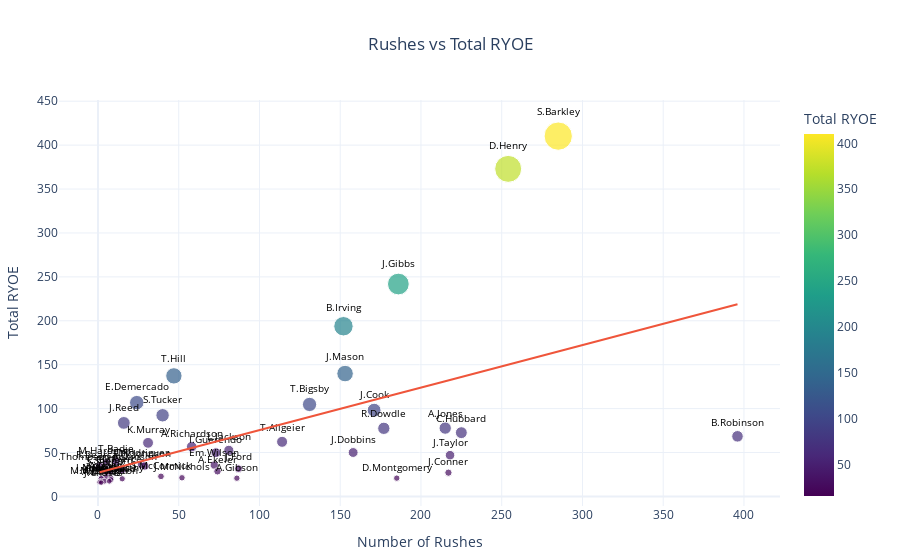

The cell this chart's notebook holds for it:
### Code cell
# Cell [24]: Scatter Plot of Rushes vs Total RYOE with Labels and Export

import plotly as plt

     # Select top 50 rushers for clarity (adjust as needed)
top_rushers = ryoe_summary.head(50)

     # Create the scatter plot with labels
fig = plt.express.scatter(
         top_rushers,
         x='rushes',
         y='total_ryoe',
         title='Rushes vs Total RYOE',
         labels={
             'rushes': 'Number of Rushes',
             'total_ryoe': 'Total RYOE'
         },
         hover_data=['rusher_player_name'],
         color='total_ryoe',
         size='total_ryoe',
         color_continuous_scale='Viridis',
         trendline='ols',       # Adds a regression trendline (optional)
         text='rusher_player_name'  # Adds labels to each data point
     )

     # Update layout for better aesthetics and label positioning
fig.update_traces(
         textposition='top center',  # Positioning the labels above the points
         textfont=dict(
             size=10,
             color='black'
         )
     )

fig.update_layout(
         template='plotly_white',
         margin=dict(l=50, r=50, t=100, b=50),
         xaxis=dict(title='Number of Rushes'),
         yaxis=dict(title='Total RYOE'),
         title=dict(
             x=0.5,  # Center the title
             xanchor='center'
         )
     )

     # Display the plot
fig.show()

     # Save the plot as a PNG image
fig.write_image("rushes_vs_total_ryoe_scatter.png")

### Figure 1 — Plotly figure (JSON) as saved in the notebook; plotly's stock layout.template omitted (floating-point values rounded to 4 significant figures)
{"data": [{"customdata": [["S.Barkley"], ["D.Henry"], ["J.Gibbs"], ["B.Irving"], ["J.Mason"], ["T.Hill"], ["E.Demercado"], ["T.Bigsby"], ["J.Cook"], ["S.Tucker"], ["J.Reed"], ["A.Jones"], ["R.Dowdle"], ["C.Hubbard"], ["B.Robinson"], ["T.Allgeier"], ["K.Murray"], ["A.Richardson"], ["L.Jackson"], ["J.Dobbins"], ["I.Guerendo"], ["J.Taylor"], ["T.Badie"], ["M.Hardman"], ["C.Rodriguez"], ["Em.Wilson"], ["Ty.Johnson"], ["R.Pearsall"], ["J.Ford"], ["D.Thompson-Robinson"], ["D.Pierce"], ["C.Ridley"], ["A.Ekeler"], ["S.Shepard"], ["J.Conner"], ["S.McCormick"], ["A.Dulin"], ["J.McNichols"], ["M.Willis"], ["D.Montgomery"], ["A.Gibson"], ["X.Smith"], ["J.McMillan"], ["X.Worthy"], ["R.McCloud"], ["M.Corley"], ["M.Washington"], ["T.Tucker"], ["A.Davis"], ["J.Chase"]], "hovertemplate": "Number of Rushes=%{x}<br>Total RYOE=%{marker.color}<br>rusher_player_name=%{customdata[0]}<extra></extra>", "legendgroup": "", "marker": {"color": [410.3, 373.0, 241.8, 193.8, 139.9, 137.3, 106.8, 104.7, 98.2, 92.41, 83.7, 77.78, 77.55, 72.6, 68.42, 62.17, 61.03, 56.63, 52.51, 50.01, 49.8, 46.95, 39.99, 38.0, 36.24, 35.68, 34.56, 34.07, 31.6, 31.58, 30.12, 29.11, 28.63, 27.81, 27.04, 22.83, 22.39, 21.23, 20.96, 20.83, 20.77, 20.5, 20.16, 20.09, 19.04, 17.41, 17.31, 17.26, 16.22, 15.74], "coloraxis": "coloraxis", "size": [410.3, 373.0, 241.8, 193.8, 139.9, 137.3, 106.8, 104.7, 98.2, 92.41, 83.7, 77.78, 77.55, 72.6, 68.42, 62.17, 61.03, 56.63, 52.51, 50.01, 49.8, 46.95, 39.99, 38.0, 36.24, 35.68, 34.56, 34.07, 31.6, 31.58, 30.12, 29.11, 28.63, 27.81, 27.04, 22.83, 22.39, 21.23, 20.96, 20.83, 20.77, 20.5, 20.16, 20.09, 19.04, 17.41, 17.31, 17.26, 16.22, 15.74], "sizemode": "area", "sizeref": 1.026, "symbol": "circle"}, "mode": "markers+text", "name": "", "orientation": "v", "showlegend": false, "text": ["S.Barkley", "D.Henry", "J.Gibbs", "B.Irving", "J.Mason", "T.Hill", "E.Demercado", "T.Bigsby", "J.Cook", "S.Tucker", "J.Reed", "A.Jones", "R.Dowdle", "C.Hubbard", "B.Robinson", "T.Allgeier", "K.Murray", "A.Richardson", "L.Jackson", "J.Dobbins", "I.Guerendo", "J.Taylor", "T.Badie", "M.Hardman", "C.Rodriguez", "Em.Wilson", "Ty.Johnson", "R.Pearsall", "J.Ford", "D.Thompson-Robinson", "D.Pierce", "C.Ridley", "A.Ekeler", "S.Shepard", "J.Conner", "S.McCormick", "A.Dulin", "J.McNichols", "M.Willis", "D.Montgomery", "A.Gibson", "X.Smith", "J.McMillan", "X.Worthy", "R.McCloud", "M.Corley", "M.Washington", "T.Tucker", "A.Davis", "J.Chase"], "textfont": {"color": "black", "size": 10}, "textposition": "top center", "type": "scatter", "x": [285, 254, 186, 152, 153, 47, 24, 131, 171, 40, 16, 215, 177, 225, 396, 114, 31, 58, 81, 158, 73, 218, 11, 5, 27, 72, 29, 1, 87, 4, 15, 5, 74, 7, 217, 39, 5, 52, 8, 185, 86, 2, 2, 15, 8, 2, 4, 7, 1, 2], "xaxis": "x", "y": [410.3, 373.0, 241.8, 193.8, 139.9, 137.3, 106.8, 104.7, 98.2, 92.41, 83.7, 77.78, 77.55, 72.6, 68.42, 62.17, 61.03, 56.63, 52.51, 50.01, 49.8, 46.95, 39.99, 38.0, 36.24, 35.68, 34.56, 34.07, 31.6, 31.58, 30.12, 29.11, 28.63, 27.81, 27.04, 22.83, 22.39, 21.23, 20.96, 20.83, 20.77, 20.5, 20.16, 20.09, 19.04, 17.41, 17.31, 17.26, 16.22, 15.74], "yaxis": "y"}, {"hovertemplate": "<b>OLS trendline</b><br>total_ryoe = 0.484315 * rushes + 27.0283<br>R<sup>2</sup>=0.310523<br><br>Number of Rushes=%{x}<br>Total RYOE=%{y} <b>(trend)</b><extra></extra>", "legendgroup": "", "marker": {"symbol": "circle"}, "mode": "lines", "name": "", "showlegend": false, "textfont": {"color": "black", "size": 10}, "textposition": "top center", "type": "scatter", "x": [1, 1, 2, 2, 2, 2, 4, 4, 5, 5, 5, 7, 7, 8, 8, 11, 15, 15, 16, 24, 27, 29, 31, 39, 40, 47, 52, 58, 72, 73, 74, 81, 86, 87, 114, 131, 152, 153, 158, 171, 177, 185, 186, 215, 217, 218, 225, 254, 285, 396], "xaxis": "x", "y": [27.51, 27.51, 28.0, 28.0, 28.0, 28.0, 28.97, 28.97, 29.45, 29.45, 29.45, 30.42, 30.42, 30.9, 30.9, 32.36, 34.29, 34.29, 34.78, 38.65, 40.1, 41.07, 42.04, 45.92, 46.4, 49.79, 52.21, 55.12, 61.9, 62.38, 62.87, 66.26, 68.68, 69.16, 82.24, 90.47, 100.6, 101.1, 103.6, 109.8, 112.8, 116.6, 117.1, 131.2, 132.1, 132.6, 136.0, 150.0, 165.1, 218.8], "yaxis": "y"}], "layout": {"coloraxis": {"colorbar": {"title": {"text": "Total RYOE"}}, "colorscale": [[0, "#440154"], [0.1111, "#482878"], [0.2222, "#3e4989"], [0.3333, "#31688e"], [0.4444, "#26828e"], [0.5556, "#1f9e89"], [0.6667, "#35b779"], [0.7778, "#6ece58"], [0.8889, "#b5de2b"], [1, "#fde725"]]}, "legend": {"itemsizing": "constant", "tracegroupgap": 0}, "margin": {"b": 50, "l": 50, "r": 50, "t": 100}, "title": {"text": "Rushes vs Total RYOE", "x": 0.5, "xanchor": "center"}, "xaxis": {"anchor": "y", "domain": [0, 1], "title": {"text": "Number of Rushes"}}, "yaxis": {"anchor": "x", "domain": [0, 1], "title": {"text": "Total RYOE"}}}}
